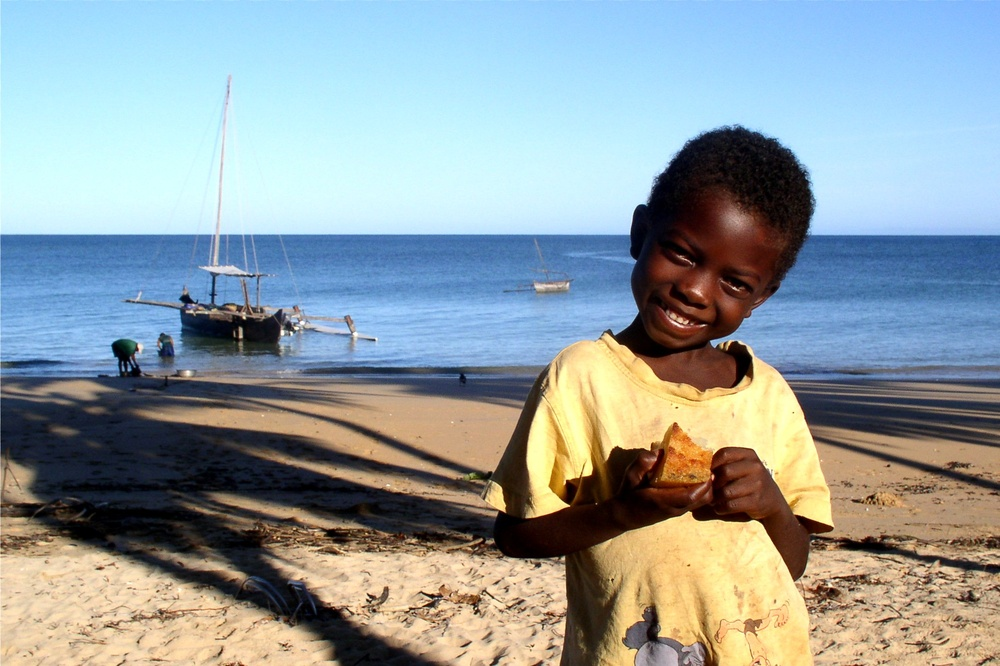
#> input picture Python aplikacija/example.jpeg, 1000 x 666 px, shrunk from 2059 x 1372 before the run
$ python pst-comparison.py example.jpeg 1.0 1.0 1.0 1.0 1.0   (older library calls are emulated)
#> lines starting #> are read from the running program, lines starting #| are printed output that depends on the picture
import sys
import os
import math
import numpy as np
import cv2
import mahotas as mh
from matplotlib import pyplot as plt

# Spravuvanje so argumentite

imagePath = sys.argv[1]
if not os.path.isfile(imagePath):
    raise ValueError('File not found')
image = cv2.imread(imagePath, 0)
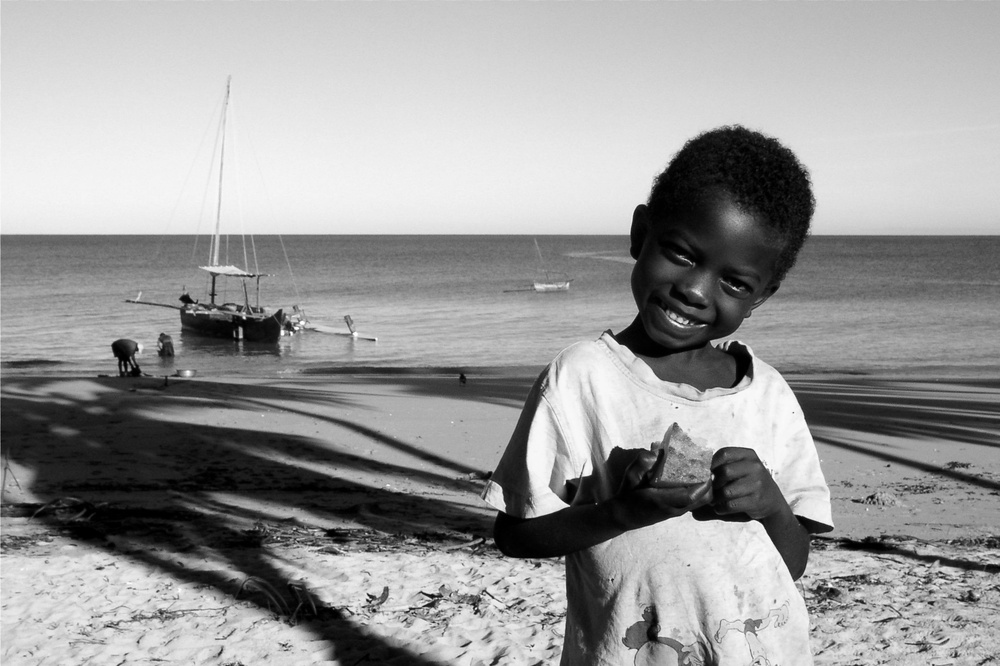
#> image: shape (666, 1000); min 0, max 255, mean 154.8

LPF = float(sys.argv[2])

Phase_strength = float(sys.argv[3])

Warp_strength = float(sys.argv[4])

Threshold_min = float(sys.argv[5])

Threshold_max = float(sys.argv[6])

#####################################
# Phase-stretch-transform algoritam #
#####################################
L = 0.5
x = np.linspace(-L, L, image.shape[0])
#> x = 666 values from -0.5 to 0.5
y = np.linspace(-L, L, image.shape[1])
#> y = 1000 values from -0.5 to 0.5
[X1, Y1] = (np.meshgrid(x, y))
X = X1.T
Y = Y1.T
[THETA, RHO] = [np.arctan2(Y, X), np.hypot(X, Y)] # cartesian to polar coordinates
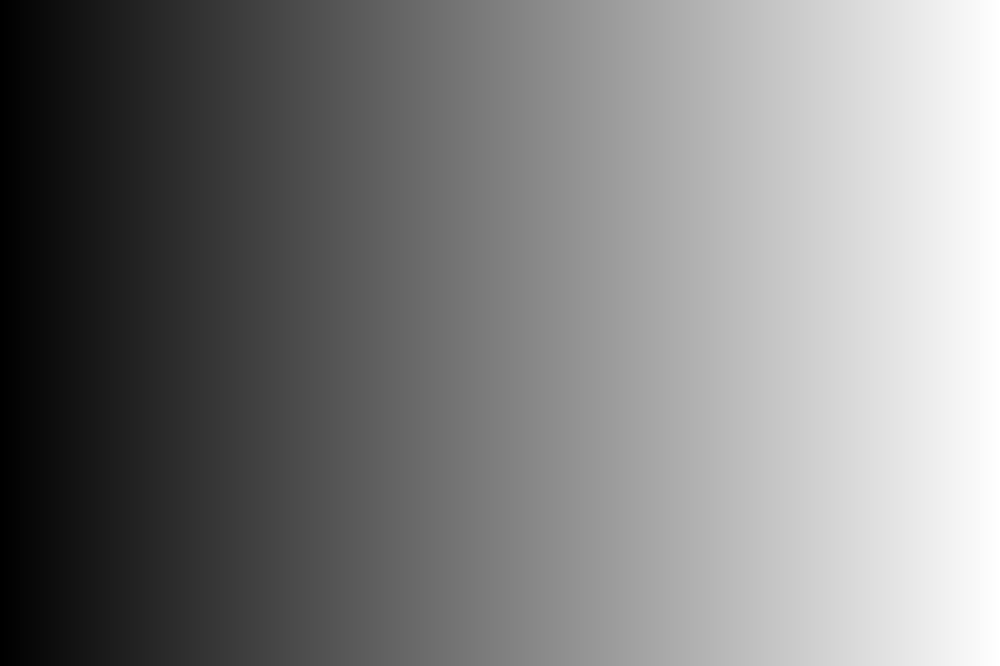
#> Y: shape (666, 1000) float64; min -0.5, max 0.5, mean -1.37e-17; drawn with min black and max white
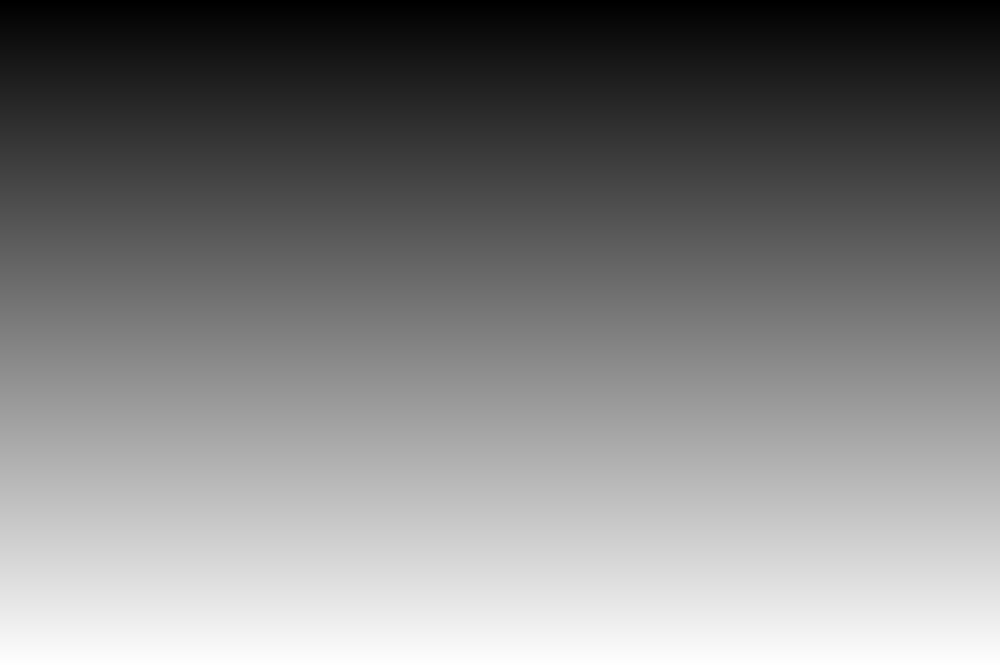
#> X: shape (666, 1000) float64; min -0.5, max 0.5, mean 2.83e-17; drawn with min black and max white

# Apply localization kernel to the original image to reduce noise
Image_orig_f = np.fft.fft2(image)
expo = np.fft.fftshift(np.exp(-np.power((np.divide(RHO, math.sqrt((LPF ** 2) / np.log(2)))), 2)))
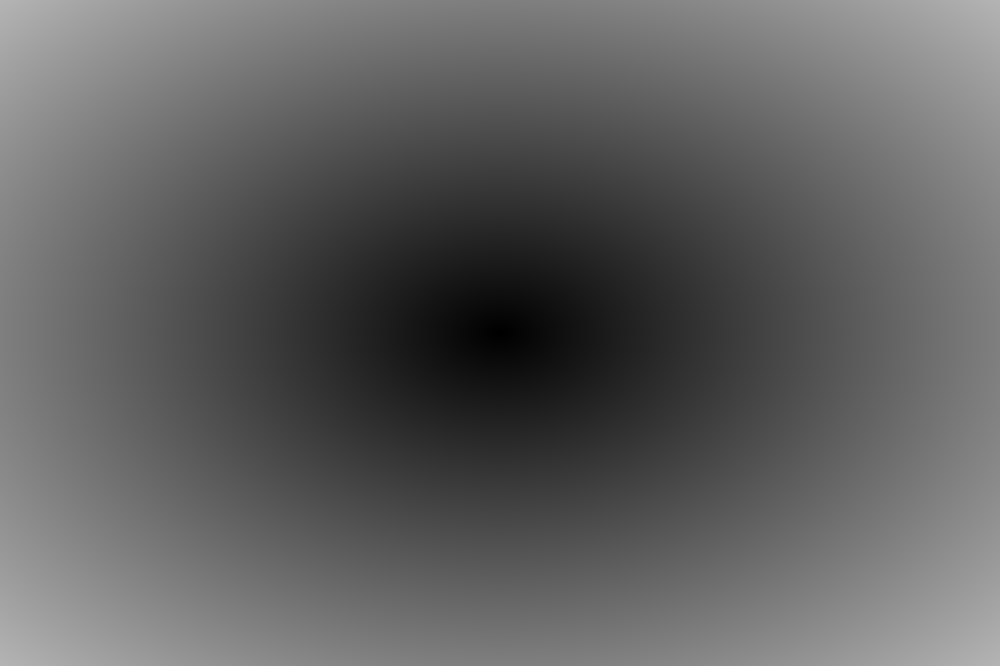
#> RHO: shape (666, 1000) float64; min 0.000903, max 0.707, mean 0.383
Image_orig_filtered = np.real(np.fft.ifft2((np.multiply(Image_orig_f, expo))))

# Constructing the PST Kernel
PST_Kernel_1 = np.multiply(np.dot(RHO, Warp_strength), np.arctan(np.dot(RHO, Warp_strength))) - 0.5 * np.log(1 + np.power(np.dot(RHO, Warp_strength), 2))
PST_Kernel = PST_Kernel_1 / np.max(PST_Kernel_1) * Phase_strength

# Apply the PST Kernel
temp = np.multiply(np.fft.fftshift(np.exp(-1j * PST_Kernel)), np.fft.fft2(Image_orig_filtered))
Image_orig_filtered_PST = np.fft.ifft2(temp)

# Calculate phase of the transformed image
PHI_features = np.angle(Image_orig_filtered_PST)
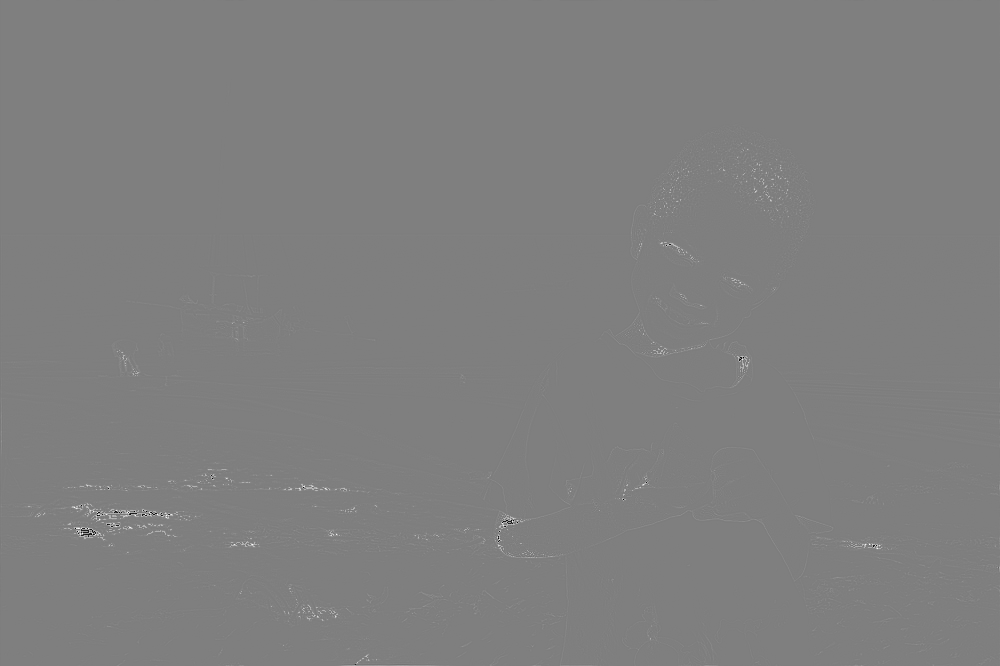
#> PHI_features: shape (666, 1000) float64; min -3.13, max 3.14, mean 0.00568; drawn with min black and max white

# find image sharp transitions by thresholding the phase
features = np.zeros((PHI_features.shape[0], PHI_features.shape[1]))
features[PHI_features > Threshold_max] = 1 # Bi-threshold decision
features[PHI_features < Threshold_min] = 1 # as the output phase has both positive and negative values
features[image < (np.amax(image) / 20)] = 0 # Removing edges in the very dark areas of the image (noise)

# apply binary morphological operations to clean the transformed image
out = features
#> (the run stopped early here; a loop or call above may not have finished)
